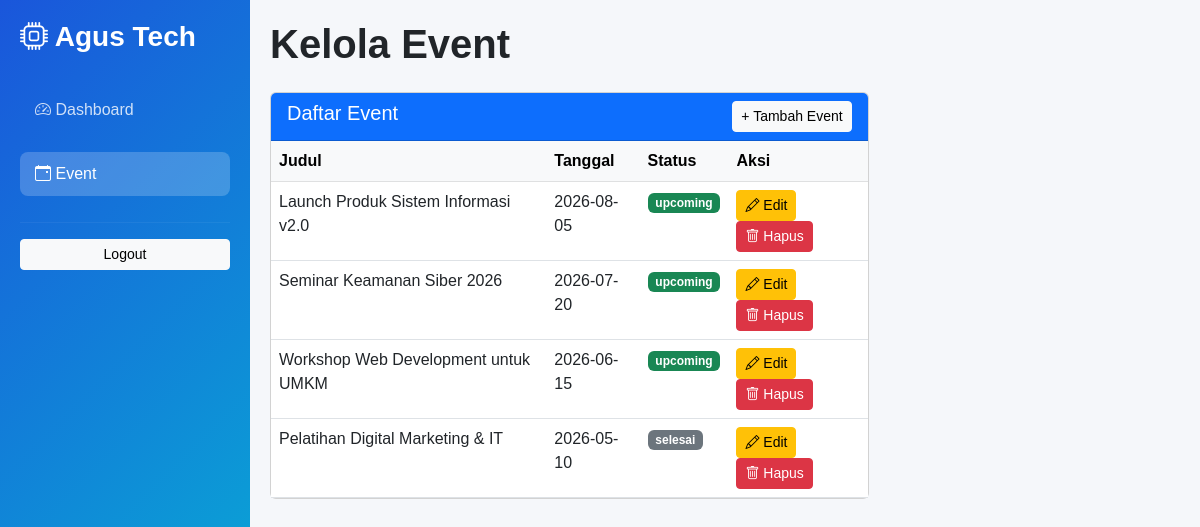
Screenshot of /admin/event.php (signed in) with the database file from the repository.
### tables this page shows
CREATE TABLE IF NOT EXISTS event (
  id          INT AUTO_INCREMENT PRIMARY KEY,
  judul       VARCHAR(255) NOT NULL,
  deskripsi   TEXT NOT NULL,
  tanggal     DATE NOT NULL,
  lokasi      VARCHAR(255) NOT NULL,
  gambar      VARCHAR(255) DEFAULT NULL,
  status      ENUM('upcoming','ongoing','selesai') NOT NULL DEFAULT 'upcoming',
  created_at  TIMESTAMP DEFAULT CURRENT_TIMESTAMP
);

### admin/event.php (the view, shortened to what this page needs)
<?php
require_once __DIR__ . '/../config/koneksi.php';
$events = $pdo->query("SELECT * FROM event ORDER BY tanggal DESC")->fetchAll();
?>
<!DOCTYPE html>
<html lang="id">
<head>
    <link href="https://cdnjs.cloudflare.com/ajax/libs/bootstrap/5.3.0/css/bootstrap.min.css" rel="stylesheet">
    <link href="https://cdnjs.cloudflare.com/ajax/libs/bootstrap-icons/1.11.0/font/bootstrap-icons.min.css" rel="stylesheet">
</head>
<body>
    <div class="sidebar">
        <h3 class="fw-bold mb-4"><i class="bi bi-cpu"></i> Agus Tech</h3>
        <nav class="nav flex-column">
            <a href="<?php echo APP_URL; ?>/admin/dashboard.php" class="nav-link"><i class="bi bi-speedometer2"></i> Dashboard</a>
            <a href="<?php echo APP_URL; ?>/admin/event.php" class="nav-link active"><i class="bi bi-calendar-event"></i> Event</a>
        </nav>
        <hr style="border-color: rgba(255,255,255,0.2);"><a href="<?php echo APP_URL; ?>/auth/logout.php" class="btn btn-light btn-sm w-100">Logout</a>
    </div>
    <div class="main-content">
        <h1 class="mb-4 fw-bold">Kelola Event</h1>
        <div class="row">
            <div class="col-lg-8">
                <div class="card">
                    <div class="card-header bg-primary text-white d-flex justify-content-between">
                        <h5 class="mb-0">Daftar Event</h5>
                        <a href="?add=1" class="btn btn-light btn-sm">+ Tambah Event</a>
                    </div>
                    <div class="card-body p-0">
                        <table class="table table-hover mb-0">
                            <thead class="table-light">
                                <tr><th>Judul</th><th>Tanggal</th><th>Status</th><th>Aksi</th></tr>
                            </thead>
                            <tbody>
                                <?php foreach ($events as $event): ?>
                                <tr>
                                    <td><?php echo $event['judul']; ?></td>
                                    <td><?php echo $event['tanggal']; ?></td>
                                    <td><span class="badge bg-<?php echo $event['status'] == 'upcoming' ? 'success' : 'secondary'; ?>"><?php echo $event['status']; ?></span></td>
                                    <td>
                                        <a href="?edit=<?php echo $event['id']; ?>" class="btn btn-sm btn-warning">
                                            <i class="bi bi-pencil"></i> Edit
                                        </a>
                                        <a href="?delete=<?php echo $event['id']; ?>" class="btn btn-sm btn-danger btn-delete" onclick="return confirm('Yakin hapus event ini?');">
                                            <i class="bi bi-trash"></i> Hapus
                                        </a>
                                    </td>
                                </tr>
                                <?php endforeach; ?>
                            </tbody>
                        </table>
                    </div>
                </div>
            </div>
        </div>
    </div>
</body>
</html>

### admin/event.php (style rules this page uses)
body { font-family: 'Plus Jakarta Sans', sans-serif; background: #f5f7fa; }
.sidebar { background: linear-gradient(135deg, #1a56db 0%, #06b6d4 100%); color: white; min-height: 100vh; padding: 20px; position: fixed; left: 0; top: 0; width: 250px; }
.sidebar .nav-link { color: rgba(255,255,255,0.8); margin: 10px 0; border-radius: 8px; padding: 10px 15px; transition: all 0.3s; }
.sidebar .nav-link.active { background: rgba(255,255,255,0.2); color: white; }
.main-content { margin-left: 250px; padding: 20px; }

### rows the page displays
event: judul "Launch Produk Sistem Informasi v2.0", tanggal "2026-08-05", status "upcoming"
event: judul "Seminar Keamanan Siber 2026", tanggal "2026-07-20", status "upcoming"
event: judul "Workshop Web Development untuk UMKM", tanggal "2026-06-15", status "upcoming"
event: judul "Pelatihan Digital Marketing & IT", tanggal "2026-05-10", status "selesai"
